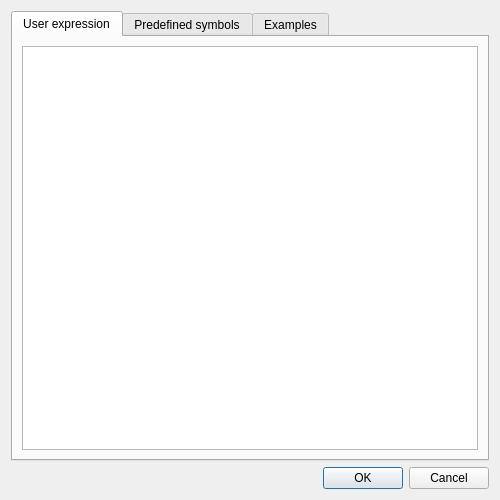
<ui version="4.0" >
 <class>QMeiDialog</class>
 <widget class="QDialog" name="QMeiDialog" >
  <property name="geometry" >
   <rect>
    <x>0</x>
    <y>0</y>
    <width>500</width>
    <height>500</height>
   </rect>
  </property>
  <property name="windowTitle" >
   <string>Mathematical expression editor</string>
  </property>
  <layout class="QVBoxLayout" name="verticalLayout" >
   <item>
    <widget class="QTabWidget" name="tabWidget" >
     <property name="currentIndex" >
      <number>0</number>
     </property>
     <widget class="QWidget" name="tab_1" >
      <attribute name="title" >
       <string>User expression</string>
      </attribute>
      <layout class="QGridLayout" name="gridLayout" >
       <item row="0" column="0" >
        <widget class="QTextEdit" name="textEditExpression" >
         <property name="font" >
          <font>
           <family>Courier New</family>
          </font>
         </property>
         <property name="autoFillBackground" >
          <bool>true</bool>
         </property>
         <property name="verticalScrollBarPolicy" >
          <enum>Qt::ScrollBarAsNeeded</enum>
         </property>
         <property name="horizontalScrollBarPolicy" >
          <enum>Qt::ScrollBarAsNeeded</enum>
         </property>
         <property name="acceptRichText" >
          <bool>false</bool>
         </property>
        </widget>
       </item>
      </layout>
     </widget>
     <widget class="QWidget" name="tab_2" >
      <attribute name="title" >
       <string>Predefined symbols</string>
      </attribute>
      <layout class="QGridLayout" name="gridLayout_2" >
       <item row="0" column="0" >
        <widget class="QTextEdit" name="textEditSymbols" >
         <property name="font" >
          <font>
           <family>Courier New</family>
          </font>
         </property>
         <property name="readOnly" >
          <bool>true</bool>
         </property>
         <property name="textInteractionFlags" >
          <set>Qt::TextSelectableByKeyboard|Qt::TextSelectableByMouse</set>
         </property>
        </widget>
       </item>
      </layout>
     </widget>
     <widget class="QWidget" name="tab_3" >
      <attribute name="title" >
       <string>Examples</string>
      </attribute>
      <layout class="QGridLayout" name="gridLayout_3" >
       <item row="0" column="0" >
        <widget class="QTextEdit" name="textEditExamples" >
         <property name="font" >
          <font>
           <family>Courier New</family>
          </font>
         </property>
         <property name="readOnly" >
          <bool>true</bool>
         </property>
         <property name="acceptRichText" >
          <bool>false</bool>
         </property>
         <property name="textInteractionFlags" >
          <set>Qt::TextSelectableByKeyboard|Qt::TextSelectableByMouse</set>
         </property>
        </widget>
       </item>
      </layout>
     </widget>
    </widget>
   </item>
   <item>
    <widget class="QDialogButtonBox" name="buttonBox" >
     <property name="orientation" >
      <enum>Qt::Horizontal</enum>
     </property>
     <property name="standardButtons" >
      <set>QDialogButtonBox::Cancel|QDialogButtonBox::Ok</set>
     </property>
    </widget>
   </item>
  </layout>
  <zorder>buttonBox</zorder>
  <zorder>tabWidget</zorder>
 </widget>
 <resources/>
 <connections>
  <connection>
   <sender>buttonBox</sender>
   <signal>accepted()</signal>
   <receiver>QMeiDialog</receiver>
   <slot>accept()</slot>
   <hints>
    <hint type="sourcelabel" >
     <x>249</x>
     <y>476</y>
    </hint>
    <hint type="destinationlabel" >
     <x>249</x>
     <y>249</y>
    </hint>
   </hints>
  </connection>
  <connection>
   <sender>buttonBox</sender>
   <signal>rejected()</signal>
   <receiver>QMeiDialog</receiver>
   <slot>reject()</slot>
   <hints>
    <hint type="sourcelabel" >
     <x>249</x>
     <y>476</y>
    </hint>
    <hint type="destinationlabel" >
     <x>249</x>
     <y>249</y>
    </hint>
   </hints>
  </connection>
 </connections>
</ui>
